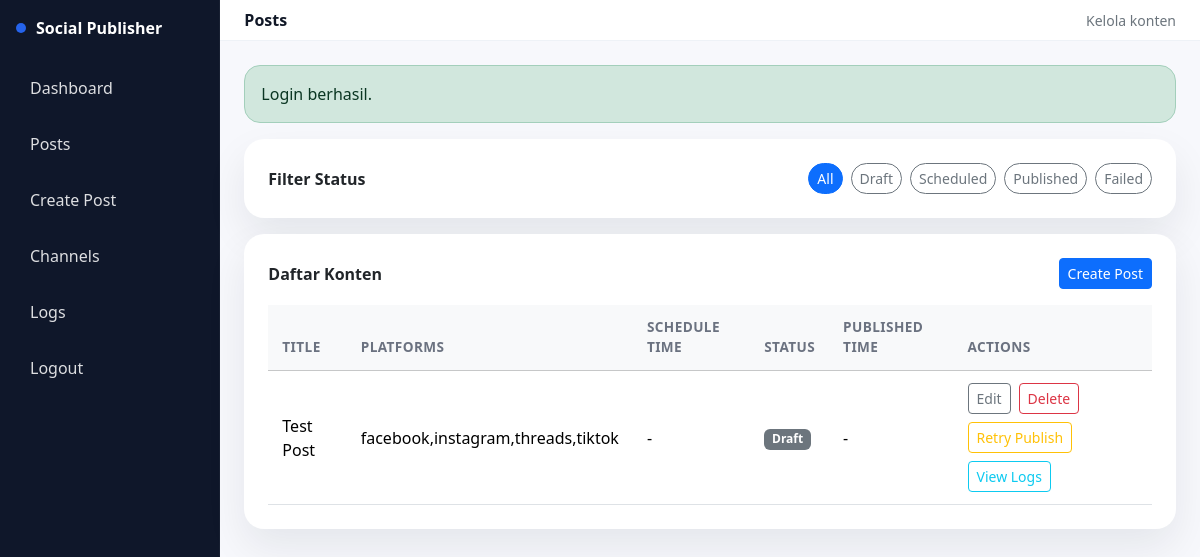
/posts.php (signed in), run on an earlier commit of the app's database.
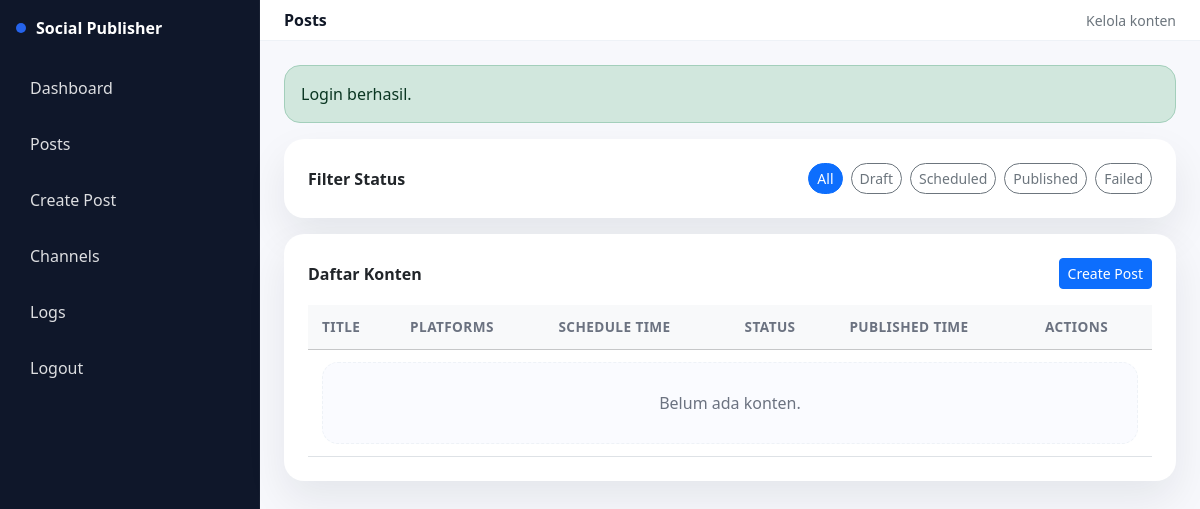
And on a later commit of the database.
### tables this page shows
CREATE TABLE posts (
    id INTEGER PRIMARY KEY AUTOINCREMENT,
    title TEXT NOT NULL,
    caption TEXT NULL,
    mode TEXT NOT NULL DEFAULT 'mirror',
    overall_status TEXT NOT NULL DEFAULT 'draft',
    scheduled_at TEXT NULL,
    created_by INTEGER NULL,
    created_at TEXT DEFAULT CURRENT_TIMESTAMP,
    updated_at TEXT NULL
);

### config.php (called while the page is built, shortened)
<?php
if (!function_exists('env_load')) {
    function env_load($path)
    {
        $lines = file($path, FILE_IGNORE_NEW_LINES | FILE_SKIP_EMPTY_LINES);
        foreach ($lines as $line) {
            $line = trim($line);
            [$key, $value] = explode('=', $line, 2);
            $key = trim($key);
            $value = trim($value);
        }
    }
}

### posts.php (the view, shortened to what this page needs)
<?php
require_once __DIR__ . '/db.php';
require_once __DIR__ . '/helpers.php';
$flash = flash_get();
$status_filter = $_GET['status'] ?? 'all';
$posts = [];
try {
    $where = '';
    $params = [];
    $sql = "SELECT p.id, p.title, p.overall_status, p.scheduled_at, p.created_at,
                   MAX(pv.published_at) AS published_at,
                   GROUP_CONCAT(DISTINCT pv.platform) AS platforms
            FROM posts p
            LEFT JOIN post_variants pv ON pv.post_id = p.id
            $where
            GROUP BY p.id
            ORDER BY p.created_at DESC";
    $stmt = $pdo->prepare($sql);
    $stmt->execute($params);
    $posts = $stmt->fetchAll();
} catch (Throwable $e) {
    log_line('posts load error: ' . $e->getMessage(), 'app.log');
}
?>
<!doctype html>
<html lang="id">
<head>
<link href="https://cdn.jsdelivr.net/npm/bootstrap@5.3.3/dist/css/bootstrap.min.css" rel="stylesheet">
</head>
<body>
<div class="d-flex">
    <aside class="sidebar p-3">
        <div class="brand mb-4">
            <span class="dot"></span>
            <span><?= e(APP_NAME) ?></span>
        </div>
        <nav class="d-grid gap-2">
            <a href="/dashboard">Dashboard</a>
            <a href="/posts">Posts</a>
            <a href="/post-form">Create Post</a>
            <a href="/channels">Channels</a>
            <a href="/logs">Logs</a>
            <a href="/logout">Logout</a>
        </nav>
    </aside>
    <div class="flex-grow-1">
        <nav class="navbar px-3 px-lg-4">
            <div class="d-flex align-items-center gap-2">
                <div class="fw-semibold">Posts</div>
            </div>
            <div class="text-secondary small">Kelola konten</div>
        </nav>
        <main class="p-3 p-lg-4">
            <?php if ($flash): ?>
                <div class="alert alert-<?= e($flash['type']) ?> rounded-4"><?= e($flash['message']) ?></div>
            <?php endif; ?>
            <div class="card card-soft p-3 p-lg-4 mb-3">
                <div class="d-flex flex-wrap align-items-center justify-content-between action-bar">
                    <div class="fw-semibold">Filter Status</div>
                    <div class="d-flex flex-wrap gap-2">
                <?php
                    $filters = [
                        'all' => 'All',
                        'draft' => 'Draft',
                        'scheduled' => 'Scheduled',
                        'published' => 'Published',
                        'failed' => 'Failed',
                    ];
                    foreach ($filters as $key => $label):
                        $active = $status_filter === $key ? 'btn-primary' : 'btn-outline-secondary';
                ?>
                    <a class="btn btn-sm <?= e($active) ?> filter-pill" href="/posts?status=<?= e($key) ?>"><?= e($label) ?></a>
                <?php endforeach; ?>
                    </div>
                </div>
            </div>
            <div class="card card-soft p-3 p-lg-4">
                <div class="d-flex align-items-center justify-content-between mb-3">
                    <div class="fw-semibold">Daftar Konten</div>
                    <a class="btn btn-sm btn-primary" href="/post-form">Create Post</a>
                </div>
                <div class="table-responsive">
                    <table class="table align-middle mb-0">
                        <thead class="table-light">
                            <tr>
                                <th>Title</th>
                                <th>Platforms</th>
                                <th>Schedule Time</th>
                                <th>Status</th>
                                <th>Published Time</th>
                                <th>Actions</th>
                            </tr>
                        </thead>
                        <tbody>
                        <?php if (!$posts): ?>
                            <tr>
                                <td colspan="6">
                                    <div class="empty-state text-center">Belum ada konten.</div>
                                </td>
                            </tr>
                        <?php else: ?>
                            <?php foreach ($posts as $row): ?>
                                <tr>
                                    <td class="fw-medium"><?= e($row['title']) ?></td>
                                    <td><?= e($row['platforms'] ?: '-') ?></td>
                                    <td><?= e($row['scheduled_at'] ? format_datetime($row['scheduled_at']) : '-') ?></td>
                                    <td><?= app_status_badge($row['overall_status']) ?></td>
                                    <td><?= e($row['published_at'] ? format_datetime($row['published_at']) : '-') ?></td>
                                    <td class="d-flex flex-wrap gap-2">
                                        <a class="btn btn-sm btn-outline-secondary" href="/post-form?id=<?= e($row['id']) ?>">Edit</a>
                                        <button class="btn btn-sm btn-outline-danger" type="button" data-bs-toggle="modal" data-bs-target="#deleteModal" data-id="<?= e($row['id']) ?>">Delete</button>
                                        <form method="post" action="/posts-retry" class="d-inline">
                                            <button class="btn btn-sm btn-outline-warning" type="submit" data-loading="Retrying...">Retry Publish</button>
                                        </form>
                                        <a class="btn btn-sm btn-outline-info" href="/logs?post_id=<?= e($row['id']) ?>">View Logs</a>
                                    </td>
                                </tr>
                            <?php endforeach; ?>
                        <?php endif; ?>
                        </tbody>
                    </table>
                </div>
            </div>
        </main>
    </div>
</div>
</body>
</html>

### helpers.php (shortened to what this page needs)
<?php
require_once __DIR__ . '/config.php';
function e($value) {
    return htmlspecialchars((string) $value, ENT_QUOTES, 'UTF-8');
}
function flash_get() {
    $flash = $_SESSION['flash'] ?? null;
    return $flash;
}
function app_status_badge($status) {
    $map = [
        'draft' => 'secondary',
        'scheduled' => 'warning',
        'published' => 'success',
        'failed' => 'danger',
        'processing' => 'info',
        'pending' => 'secondary',
    ];
    $class = $map[$status] ?? 'secondary';
    return '<span class="badge text-bg-' . $class . '">' . e(ucfirst($status)) . '</span>';
}

### posts.php (style rules this page uses)
:root { --bg:#f7f8fc; --card:#ffffff; --ink:#111827; --muted:#6b7280; --line:#eef2f7; --brand:#2563eb; --soft-shadow:0 18px 40px rgba(15,23,42,.08); --radius:20px; }
body { background:var(--bg);color:var(--ink) }
.sidebar { width:260px;min-height:100vh;background:#0f172a;color:#fff;border-right:1px solid rgba(255,255,255,.04) }
.sidebar .brand { display:flex;align-items:center;gap:10px;font-weight:700 }
.sidebar .dot { width:10px;height:10px;border-radius:999px;background:var(--brand) }
.sidebar a { color:rgba(255,255,255,.86);text-decoration:none;display:flex;align-items:center;gap:10px;padding:12px 14px;border-radius:16px }
.card-soft { border:0;border-radius:var(--radius);background:var(--card);box-shadow:var(--soft-shadow) }
.navbar { background:var(--card);border-bottom:1px solid var(--line) }
.filter-pill { border-radius:999px }
.table> :not(caption)>*>* { padding:12px 14px }
.table thead th { font-size:.85rem;color:var(--muted);text-transform:uppercase;letter-spacing:.4px }
.empty-state { padding:28px;border:1px dashed var(--line);border-radius:16px;background:#fafbff;color:var(--muted) }
.action-bar { gap:10px }

What changed in the data, as far as the page shows it:
removed posts: title "Test Post", platforms "facebook,instagram,threads,tiktok", scheduled_at "-", overall_status "Draft", published_at "-"
Also different on the page:
text now shown: "Belum ada konten."
